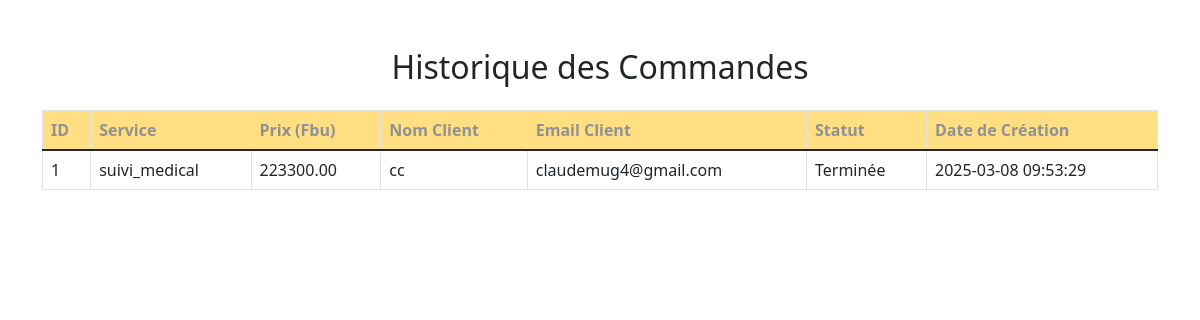
The app's page /historique.php with its own data.
### tables this page shows
CREATE TABLE `historique` (
  `id` int(11) NOT NULL,
  `service` varchar(255) NOT NULL,
  `prix` decimal(10,2) NOT NULL,
  `user_name` varchar(255) NOT NULL,
  `user_email` varchar(255) NOT NULL,
  `statut` varchar(50) NOT NULL,
  `created_at` timestamp NOT NULL DEFAULT current_timestamp()
);

### historique.php (the view)
<?php
$host = 'localhost';
$dbname = 'Services';
$username = 'root';
$passwordDB = '';
try {
    $pdo = new PDO("mysql:host=$host;dbname=$dbname;charset=utf8", $username, $passwordDB);
    $pdo->setAttribute(PDO::ATTR_ERRMODE, PDO::ERRMODE_EXCEPTION);
    $stmt = $pdo->prepare("SELECT * FROM Historique");
    $stmt->execute();
    echo "<div class='container mt-5'>";
    echo "<h2 class='text-center'>Historique des Commandes</h2>";
    if ($stmt->rowCount() > 0) {
        echo "<table class='table table-bordered mt-4'>";
        echo "<thead class='bg-warning opacity-50'>
                <tr>
                    <th>ID</th>
                    <th>Service</th>
                    <th>Prix (Fbu)</th>
                    <th>Nom Client</th>
                    <th>Email Client</th>
                    <th>Statut</th>
                    <th>Date de Création</th>
                </tr>
              </thead>
              <tbody>";
        while ($row = $stmt->fetch(PDO::FETCH_ASSOC)) {
            echo "<tr>
                    <td>" . htmlspecialchars($row['id']) . "</td>
                    <td>" . htmlspecialchars($row['service']) . "</td>
                    <td>" . htmlspecialchars($row['prix']) . "</td>
                    <td>" . htmlspecialchars($row['user_name']) . "</td>
                    <td>" . htmlspecialchars($row['user_email']) . "</td>
                    <td>" . htmlspecialchars($row['statut']) . "</td>
                    <td>" . htmlspecialchars($row['created_at']) . "</td>
                  </tr>";
        }
        echo "</tbody></table>";
    } else {
        echo "<p>Aucun enregistrement trouvé dans l'historique.</p>";
    }
} catch (PDOException $e) {
    echo "<p class='text-danger'>Erreur de connexion : " . $e->getMessage() . "</p>";
}
?>
<link href="https://cdn.jsdelivr.net/npm/bootstrap@5.1.3/dist/css/bootstrap.min.css" rel="stylesheet">

### records on screen
historique: id "1", service "suivi_medical", prix "223300.00", user_name "cc", user_email "claudemug4@gmail.com", statut "Terminée", created_at "2025-03-08 09:53:29"
